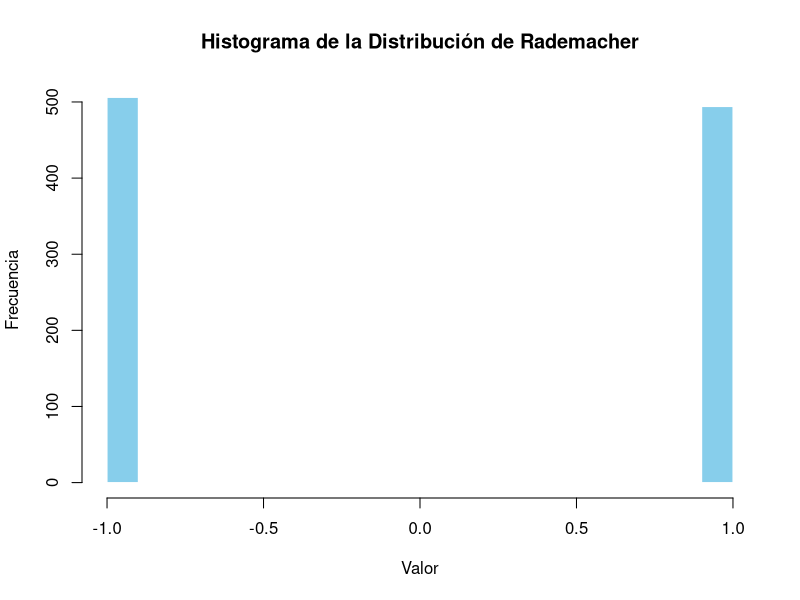
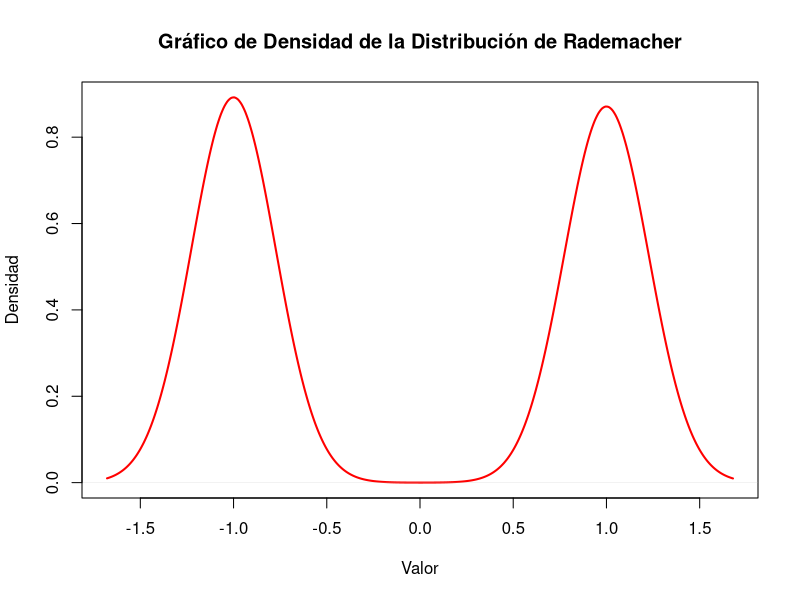

Source code (R) for these figures, in order:
## ---- chunk 1
knitr::opts_chunk$set(warning = FALSE, message = FALSE, echo = TRUE)
## ---- chunk 2
n <- 1000
## ---- chunk 3
set.seed(123)  # Para reproducibilidad
rademacher_data <- sample(c(-1, 1), size = n, replace = TRUE)
## ---- chunk 4
head(rademacher_data)
## ---- chunk 5
hist(rademacher_data, breaks = 20, main = "Histograma de la Distribución de Rademacher", 
     xlab = "Valor", ylab = "Frecuencia", col = "skyblue", border = "white")
## ---- chunk 6
plot(density(rademacher_data), main = "Gráfico de Densidad de la Distribución de Rademacher", 
     xlab = "Valor", ylab = "Densidad", col = "red", lwd = 2)
## ---- chunk 7
mean_sim <- mean(rademacher_data)
mean_sim
## ---- chunk 8
mean_theory <- 0
## ---- chunk 9
cat("Media teórica: ", mean_theory, "\n")
cat("Media muestral: ", mean_sim, "\n")
## ---- chunk 10
table(rademacher_data)
